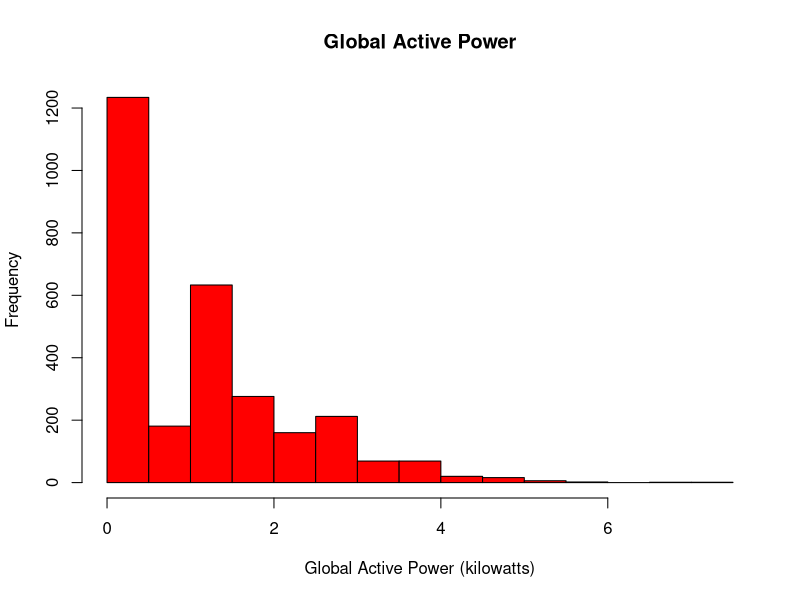
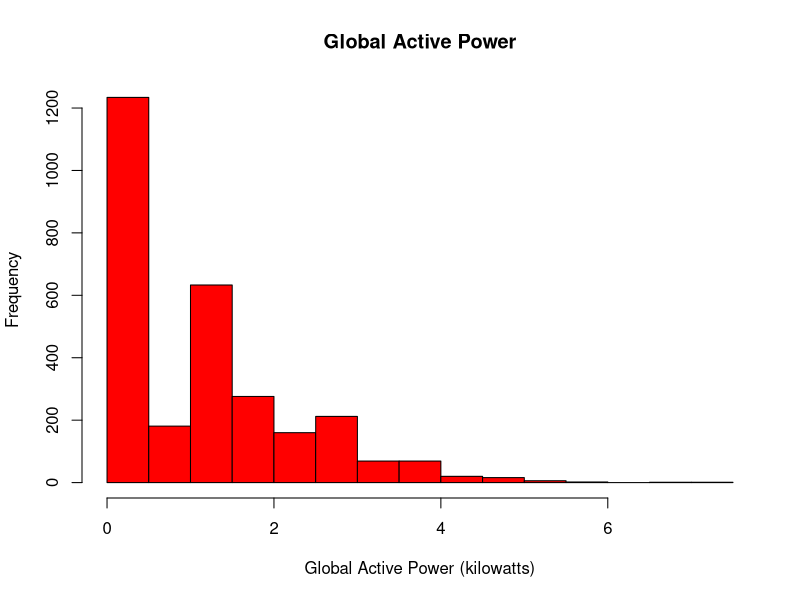

Generate these figures, in order, with R:
data <- read.table('household_power_consumption.txt', header = T, sep=";")
hist(data$Global_active_power, main = "Global Active Power", xlab = "Global Active Power (kilowatts)", col = "red")
png(file = "plot1.png")
hist(data$Global_active_power, main = "Global Active Power", xlab = "Global Active Power (kilowatts)", col = "red")
dev.off()

